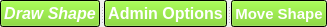
       <widget class="QSplitter" name="splitter">
        <property name="orientation">
         <enum>Qt::Horizontal</enum>
        </property>
        <widget class="QSplitter" name="splitter_2">
         <property name="orientation">
          <enum>Qt::Horizontal</enum>
         </property>
         <widget class="QPushButton" name="draw_btn">
          <property name="sizePolicy">
           <sizepolicy hsizetype="Minimum" vsizetype="Minimum">
            <horstretch>0</horstretch>
            <verstretch>0</verstretch>
           </sizepolicy>
          </property>
          <property name="palette">
           <palette>
            <active>
             <colorrole role="WindowText">
              <brush brushstyle="SolidPattern">
               <color alpha="255">
                <red>0</red>
                <green>0</green>
                <blue>0</blue>
               </color>
              </brush>
             </colorrole>
             <colorrole role="Button">
              <brush brushstyle="SolidPattern">
               <color alpha="255">
                <red>115</red>
                <green>210</green>
                <blue>22</blue>
               </color>
              </brush>
             </colorrole>
             <colorrole role="Light">
              <brush brushstyle="SolidPattern">
               <color alpha="255">
                <red>170</red>
                <green>255</green>
                <blue>87</blue>
               </color>
              </brush>
             </colorrole>
             <colorrole role="Midlight">
              <brush brushstyle="SolidPattern">
               <color alpha="255">
                <red>142</red>
                <green>232</green>
                <blue>54</blue>
               </color>
              </brush>
             </colorrole>
             <colorrole role="Dark">
              <brush brushstyle="SolidPattern">
               <color alpha="255">
                <red>57</red>
                <green>105</green>
                <blue>11</blue>
               </color>
              </brush>
             </colorrole>
             <colorrole role="Mid">
              <brush brushstyle="SolidPattern">
               <color alpha="255">
                <red>76</red>
                <green>140</green>
                <blue>14</blue>
               </color>
              </brush>
             </colorrole>
             <colorrole role="Text">
              <brush brushstyle="SolidPattern">
               <color alpha="255">
                <red>0</red>
                <green>0</green>
                <blue>0</blue>
               </color>
              </brush>
             </colorrole>
             <colorrole role="BrightText">
              <brush brushstyle="SolidPattern">
               <color alpha="255">
                <red>255</red>
                <green>255</green>
                <blue>255</blue>
               </color>
              </brush>
             </colorrole>
             <colorrole role="ButtonText">
              <brush brushstyle="SolidPattern">
               <color alpha="255">
                <red>255</red>
                <green>255</green>
                <blue>255</blue>
               </color>
              </brush>
             </colorrole>
             <colorrole role="Base">
              <brush brushstyle="SolidPattern">
               <color alpha="255">
                <red>255</red>
                <green>255</green>
                <blue>255</blue>
               </color>
              </brush>
             </colorrole>
             <colorrole role="Window">
              <brush brushstyle="SolidPattern">
               <color alpha="255">
                <red>0</red>
                <green>0</green>
                <blue>0</blue>
               </color>
              </brush>
             </colorrole>
             <colorrole role="Shadow">
              <brush brushstyle="SolidPattern">
               <color alpha="255">
                <red>0</red>
                <green>0</green>
                <blue>0</blue>
               </color>
              </brush>
             </colorrole>
             <colorrole role="AlternateBase">
              <brush brushstyle="SolidPattern">
               <color alpha="255">
                <red>185</red>
                <green>232</green>
                <blue>138</blue>
               </color>
              </brush>
             </colorrole>
             <colorrole role="ToolTipBase">
              <brush brushstyle="SolidPattern">
               <color alpha="255">
                <red>255</red>
                <green>255</green>
                <blue>220</blue>
               </color>
              </brush>
             </colorrole>
             <colorrole role="ToolTipText">
              <brush brushstyle="SolidPattern">
               <color alpha="255">
                <red>0</red>
                <green>0</green>
                <blue>0</blue>
               </color>
              </brush>
             </colorrole>
            </active>
            <inactive>
             <colorrole role="WindowText">
              <brush brushstyle="SolidPattern">
               <color alpha="255">
                <red>0</red>
                <green>0</green>
                <blue>0</blue>
               </color>
              </brush>
             </colorrole>
             <colorrole role="Button">
              <brush brushstyle="SolidPattern">
               <color alpha="255">
                <red>115</red>
                <green>210</green>
                <blue>22</blue>
               </color>
              </brush>
             </colorrole>
             <colorrole role="Light">
              <brush brushstyle="SolidPattern">
               <color alpha="255">
                <red>170</red>
                <green>255</green>
                <blue>87</blue>
               </color>
              </brush>
             </colorrole>
             <colorrole role="Midlight">
              <brush brushstyle="SolidPattern">
               <color alpha="255">
                <red>142</red>
                <green>232</green>
                <blue>54</blue>
               </color>
              </brush>
             </colorrole>
             <colorrole role="Dark">
              <brush brushstyle="SolidPattern">
               <color alpha="255">
                <red>57</red>
                <green>105</green>
                <blue>11</blue>
               </color>
              </brush>
             </colorrole>
             <colorrole role="Mid">
              <brush brushstyle="SolidPattern">
               <color alpha="255">
                <red>76</red>
                <green>140</green>
                <blue>14</blue>
               </color>
              </brush>
             </colorrole>
             <colorrole role="Text">
              <brush brushstyle="SolidPattern">
               <color alpha="255">
                <red>0</red>
                <green>0</green>
                <blue>0</blue>
               </color>
              </brush>
             </colorrole>
             <colorrole role="BrightText">
              <brush brushstyle="SolidPattern">
               <color alpha="255">
                <red>255</red>
                <green>255</green>
                <blue>255</blue>
               </color>
              </brush>
             </colorrole>
             <colorrole role="ButtonText">
              <brush brushstyle="SolidPattern">
               <color alpha="255">
                <red>255</red>
                <green>255</green>
                <blue>255</blue>
               </color>
              </brush>
             </colorrole>
             <colorrole role="Base">
              <brush brushstyle="SolidPattern">
               <color alpha="255">
                <red>255</red>
                <green>255</green>
                <blue>255</blue>
               </color>
              </brush>
             </colorrole>
             <colorrole role="Window">
              <brush brushstyle="SolidPattern">
               <color alpha="255">
                <red>0</red>
                <green>0</green>
                <blue>0</blue>
               </color>
              </brush>
             </colorrole>
             <colorrole role="Shadow">
              <brush brushstyle="SolidPattern">
               <color alpha="255">
                <red>0</red>
                <green>0</green>
                <blue>0</blue>
               </color>
              </brush>
             </colorrole>
             <colorrole role="AlternateBase">
              <brush brushstyle="SolidPattern">
               <color alpha="255">
                <red>185</red>
                <green>232</green>
                <blue>138</blue>
               </color>
              </brush>
             </colorrole>
             <colorrole role="ToolTipBase">
              <brush brushstyle="SolidPattern">
               <color alpha="255">
                <red>255</red>
                <green>255</green>
                <blue>220</blue>
               </color>
              </brush>
             </colorrole>
             <colorrole role="ToolTipText">
              <brush brushstyle="SolidPattern">
               <color alpha="255">
                <red>0</red>
                <green>0</green>
                <blue>0</blue>
               </color>
              </brush>
             </colorrole>
            </inactive>
            <disabled>
             <colorrole role="WindowText">
              <brush brushstyle="SolidPattern">
               <color alpha="255">
                <red>57</red>
                <green>105</green>
                <blue>11</blue>
               </color>
              </brush>
             </colorrole>
             <colorrole role="Button">
              <brush brushstyle="SolidPattern">
               <color alpha="255">
                <red>115</red>
                <green>210</green>
                <blue>22</blue>
               </color>
              </brush>
             </colorrole>
             <colorrole role="Light">
              <brush brushstyle="SolidPattern">
               <color alpha="255">
                <red>170</red>
                <green>255</green>
                <blue>87</blue>
               </color>
              </brush>
             </colorrole>
             <colorrole role="Midlight">
              <brush brushstyle="SolidPattern">
               <color alpha="255">
                <red>142</red>
                <green>232</green>
                <blue>54</blue>
               </color>
              </brush>
             </colorrole>
             <colorrole role="Dark">
              <brush brushstyle="SolidPattern">
               <color alpha="255">
                <red>57</red>
                <green>105</green>
                <blue>11</blue>
               </color>
              </brush>
             </colorrole>
             <colorrole role="Mid">
              <brush brushstyle="SolidPattern">
               <color alpha="255">
                <red>76</red>
                <green>140</green>
                <blue>14</blue>
               </color>
              </brush>
             </colorrole>
             <colorrole role="Text">
              <brush brushstyle="SolidPattern">
               <color alpha="255">
                <red>57</red>
                <green>105</green>
                <blue>11</blue>
               </color>
              </brush>
             </colorrole>
             <colorrole role="BrightText">
              <brush brushstyle="SolidPattern">
               <color alpha="255">
                <red>255</red>
                <green>255</green>
                <blue>255</blue>
               </color>
              </brush>
             </colorrole>
             <colorrole role="ButtonText">
              <brush brushstyle="SolidPattern">
               <color alpha="255">
                <red>57</red>
                <green>105</green>
                <blue>11</blue>
               </color>
              </brush>
             </colorrole>
             <colorrole role="Base">
              <brush brushstyle="SolidPattern">
               <color alpha="255">
                <red>0</red>
                <green>0</green>
                <blue>0</blue>
               </color>
              </brush>
             </colorrole>
             <colorrole role="Window">
              <brush brushstyle="SolidPattern">
               <color alpha="255">
                <red>0</red>
                <green>0</green>
                <blue>0</blue>
               </color>
              </brush>
             </colorrole>
             <colorrole role="Shadow">
              <brush brushstyle="SolidPattern">
               <color alpha="255">
                <red>0</red>
                <green>0</green>
                <blue>0</blue>
               </color>
              </brush>
             </colorrole>
             <colorrole role="AlternateBase">
              <brush brushstyle="SolidPattern">
               <color alpha="255">
                <red>115</red>
                <green>210</green>
                <blue>22</blue>
               </color>
              </brush>
             </colorrole>
             <colorrole role="ToolTipBase">
              <brush brushstyle="SolidPattern">
               <color alpha="255">
                <red>255</red>
                <green>255</green>
                <blue>220</blue>
               </color>
              </brush>
             </colorrole>
             <colorrole role="ToolTipText">
              <brush brushstyle="SolidPattern">
               <color alpha="255">
                <red>0</red>
                <green>0</green>
                <blue>0</blue>
               </color>
              </brush>
             </colorrole>
            </disabled>
           </palette>
          </property>
          <property name="font">
           <font>
            <pointsize>12</pointsize>
            <weight>75</weight>
            <italic>true</italic>
            <bold>true</bold>
           </font>
          </property>
          <property name="text">
           <string>Draw Shape</string>
          </property>
         </widget>
         <widget class="QPushButton" name="pushButton_4">
          <property name="sizePolicy">
           <sizepolicy hsizetype="Minimum" vsizetype="Minimum">
            <horstretch>0</horstretch>
            <verstretch>0</verstretch>
           </sizepolicy>
          </property>
          <property name="palette">
           <palette>
            <active>
             <colorrole role="WindowText">
              <brush brushstyle="SolidPattern">
               <color alpha="255">
                <red>0</red>
                <green>0</green>
                <blue>0</blue>
               </color>
              </brush>
             </colorrole>
             <colorrole role="Button">
              <brush brushstyle="SolidPattern">
               <color alpha="255">
                <red>115</red>
                <green>210</green>
                <blue>22</blue>
               </color>
              </brush>
             </colorrole>
             <colorrole role="Light">
              <brush brushstyle="SolidPattern">
               <color alpha="255">
                <red>170</red>
                <green>255</green>
                <blue>87</blue>
               </color>
              </brush>
             </colorrole>
             <colorrole role="Midlight">
              <brush brushstyle="SolidPattern">
               <color alpha="255">
                <red>142</red>
                <green>232</green>
                <blue>54</blue>
               </color>
              </brush>
             </colorrole>
             <colorrole role="Dark">
              <brush brushstyle="SolidPattern">
               <color alpha="255">
                <red>57</red>
                <green>105</green>
                <blue>11</blue>
               </color>
              </brush>
             </colorrole>
             <colorrole role="Mid">
              <brush brushstyle="SolidPattern">
               <color alpha="255">
                <red>76</red>
                <green>140</green>
                <blue>14</blue>
               </color>
              </brush>
             </colorrole>
             <colorrole role="Text">
              <brush brushstyle="SolidPattern">
               <color alpha="255">
                <red>0</red>
                <green>0</green>
                <blue>0</blue>
               </color>
              </brush>
             </colorrole>
             <colorrole role="BrightText">
              <brush brushstyle="SolidPattern">
               <color alpha="255">
                <red>255</red>
                <green>255</green>
                <blue>255</blue>
               </color>
              </brush>
             </colorrole>
             <colorrole role="ButtonText">
              <brush brushstyle="SolidPattern">
               <color alpha="255">
                <red>255</red>
                <green>255</green>
                <blue>255</blue>
               </color>
              </brush>
             </colorrole>
             <colorrole role="Base">
              <brush brushstyle="SolidPattern">
               <color alpha="255">
                <red>255</red>
                <green>255</green>
                <blue>255</blue>
               </color>
              </brush>
             </colorrole>
             <colorrole role="Window">
              <brush brushstyle="SolidPattern">
               <color alpha="255">
                <red>0</red>
                <green>0</green>
                <blue>0</blue>
               </color>
              </brush>
             </colorrole>
             <colorrole role="Shadow">
              <brush brushstyle="SolidPattern">
               <color alpha="255">
                <red>0</red>
                <green>0</green>
                <blue>0</blue>
               </color>
              </brush>
             </colorrole>
             <colorrole role="AlternateBase">
              <brush brushstyle="SolidPattern">
               <color alpha="255">
                <red>185</red>
                <green>232</green>
                <blue>138</blue>
               </color>
              </brush>
             </colorrole>
             <colorrole role="ToolTipBase">
              <brush brushstyle="SolidPattern">
               <color alpha="255">
                <red>255</red>
                <green>255</green>
                <blue>220</blue>
               </color>
              </brush>
             </colorrole>
             <colorrole role="ToolTipText">
              <brush brushstyle="SolidPattern">
               <color alpha="255">
                <red>0</red>
                <green>0</green>
                <blue>0</blue>
               </color>
              </brush>
             </colorrole>
            </active>
            <inactive>
             <colorrole role="WindowText">
              <brush brushstyle="SolidPattern">
               <color alpha="255">
                <red>0</red>
                <green>0</green>
                <blue>0</blue>
               </color>
              </brush>
             </colorrole>
             <colorrole role="Button">
              <brush brushstyle="SolidPattern">
               <color alpha="255">
                <red>115</red>
                <green>210</green>
                <blue>22</blue>
               </color>
              </brush>
             </colorrole>
             <colorrole role="Light">
              <brush brushstyle="SolidPattern">
               <color alpha="255">
                <red>170</red>
                <green>255</green>
                <blue>87</blue>
               </color>
              </brush>
             </colorrole>
             <colorrole role="Midlight">
              <brush brushstyle="SolidPattern">
               <color alpha="255">
                <red>142</red>
                <green>232</green>
                <blue>54</blue>
               </color>
              </brush>
             </colorrole>
             <colorrole role="Dark">
              <brush brushstyle="SolidPattern">
               <color alpha="255">
                <red>57</red>
                <green>105</green>
                <blue>11</blue>
               </color>
              </brush>
             </colorrole>
             <colorrole role="Mid">
              <brush brushstyle="SolidPattern">
               <color alpha="255">
                <red>76</red>
                <green>140</green>
                <blue>14</blue>
               </color>
              </brush>
             </colorrole>
             <colorrole role="Text">
              <brush brushstyle="SolidPattern">
               <color alpha="255">
                <red>0</red>
                <green>0</green>
                <blue>0</blue>
               </color>
              </brush>
             </colorrole>
             <colorrole role="BrightText">
              <brush brushstyle="SolidPattern">
               <color alpha="255">
                <red>255</red>
                <green>255</green>
                <blue>255</blue>
               </color>
              </brush>
             </colorrole>
             <colorrole role="ButtonText">
              <brush brushstyle="SolidPattern">
               <color alpha="255">
                <red>255</red>
                <green>255</green>
                <blue>255</blue>
               </color>
              </brush>
             </colorrole>
             <colorrole role="Base">
              <brush brushstyle="SolidPattern">
               <color alpha="255">
                <red>255</red>
                <green>255</green>
                <blue>255</blue>
               </color>
              </brush>
             </colorrole>
             <colorrole role="Window">
              <brush brushstyle="SolidPattern">
               <color alpha="255">
                <red>0</red>
                <green>0</green>
                <blue>0</blue>
               </color>
              </brush>
             </colorrole>
             <colorrole role="Shadow">
              <brush brushstyle="SolidPattern">
               <color alpha="255">
                <red>0</red>
                <green>0</green>
                <blue>0</blue>
               </color>
              </brush>
             </colorrole>
             <colorrole role="AlternateBase">
              <brush brushstyle="SolidPattern">
               <color alpha="255">
                <red>185</red>
                <green>232</green>
                <blue>138</blue>
               </color>
              </brush>
             </colorrole>
             <colorrole role="ToolTipBase">
              <brush brushstyle="SolidPattern">
               <color alpha="255">
                <red>255</red>
                <green>255</green>
                <blue>220</blue>
               </color>
              </brush>
             </colorrole>
             <colorrole role="ToolTipText">
              <brush brushstyle="SolidPattern">
               <color alpha="255">
                <red>0</red>
                <green>0</green>
                <blue>0</blue>
               </color>
              </brush>
             </colorrole>
            </inactive>
            <disabled>
             <colorrole role="WindowText">
              <brush brushstyle="SolidPattern">
               <color alpha="255">
                <red>57</red>
                <green>105</green>
                <blue>11</blue>
               </color>
              </brush>
             </colorrole>
             <colorrole role="Button">
              <brush brushstyle="SolidPattern">
               <color alpha="255">
                <red>115</red>
                <green>210</green>
                <blue>22</blue>
               </color>
              </brush>
             </colorrole>
             <colorrole role="Light">
              <brush brushstyle="SolidPattern">
               <color alpha="255">
                <red>170</red>
                <green>255</green>
                <blue>87</blue>
               </color>
              </brush>
             </colorrole>
             <colorrole role="Midlight">
              <brush brushstyle="SolidPattern">
               <color alpha="255">
                <red>142</red>
                <green>232</green>
                <blue>54</blue>
               </color>
              </brush>
             </colorrole>
             <colorrole role="Dark">
              <brush brushstyle="SolidPattern">
               <color alpha="255">
                <red>57</red>
                <green>105</green>
                <blue>11</blue>
               </color>
              </brush>
             </colorrole>
             <colorrole role="Mid">
              <brush brushstyle="SolidPattern">
               <color alpha="255">
                <red>76</red>
                <green>140</green>
                <blue>14</blue>
               </color>
              </brush>
             </colorrole>
             <colorrole role="Text">
              <brush brushstyle="SolidPattern">
               <color alpha="255">
                <red>57</red>
                <green>105</green>
                <blue>11</blue>
               </color>
              </brush>
             </colorrole>
             <colorrole role="BrightText">
              <brush brushstyle="SolidPattern">
               <color alpha="255">
                <red>255</red>
                <green>255</green>
                <blue>255</blue>
               </color>
              </brush>
             </colorrole>
             <colorrole role="ButtonText">
              <brush brushstyle="SolidPattern">
               <color alpha="255">
                <red>57</red>
                <green>105</green>
                <blue>11</blue>
               </color>
              </brush>
             </colorrole>
             <colorrole role="Base">
              <brush brushstyle="SolidPattern">
               <color alpha="255">
                <red>0</red>
                <green>0</green>
                <blue>0</blue>
               </color>
              </brush>
             </colorrole>
             <colorrole role="Window">
              <brush brushstyle="SolidPattern">
               <color alpha="255">
                <red>0</red>
                <green>0</green>
                <blue>0</blue>
               </color>
              </brush>
             </colorrole>
             <colorrole role="Shadow">
              <brush brushstyle="SolidPattern">
               <color alpha="255">
                <red>0</red>
                <green>0</green>
                <blue>0</blue>
               </color>
              </brush>
             </colorrole>
             <colorrole role="AlternateBase">
              <brush brushstyle="SolidPattern">
               <color alpha="255">
                <red>115</red>
                <green>210</green>
                <blue>22</blue>
               </color>
              </brush>
             </colorrole>
             <colorrole role="ToolTipBase">
              <brush brushstyle="SolidPattern">
               <color alpha="255">
                <red>255</red>
                <green>255</green>
                <blue>220</blue>
               </color>
              </brush>
             </colorrole>
             <colorrole role="ToolTipText">
              <brush brushstyle="SolidPattern">
               <color alpha="255">
                <red>0</red>
                <green>0</green>
                <blue>0</blue>
               </color>
              </brush>
             </colorrole>
            </disabled>
           </palette>
          </property>
          <property name="font">
           <font>
            <pointsize>12</pointsize>
            <weight>75</weight>
            <bold>true</bold>
           </font>
          </property>
          <property name="text">
           <string>Admin Options</string>
          </property>
         </widget>
         <widget class="QPushButton" name="move_btn">
          <property name="sizePolicy">
           <sizepolicy hsizetype="Minimum" vsizetype="Minimum">
            <horstretch>0</horstretch>
            <verstretch>0</verstretch>
           </sizepolicy>
          </property>
          <property name="palette">
           <palette>
            <active>
             <colorrole role="Button">
              <brush brushstyle="SolidPattern">
               <color alpha="255">
                <red>115</red>
                <green>210</green>
                <blue>22</blue>
               </color>
              </brush>
             </colorrole>
             <colorrole role="Text">
              <brush brushstyle="SolidPattern">
               <color alpha="255">
                <red>238</red>
                <green>238</green>
                <blue>236</blue>
               </color>
              </brush>
             </colorrole>
             <colorrole role="ButtonText">
              <brush brushstyle="SolidPattern">
               <color alpha="255">
                <red>255</red>
                <green>255</green>
                <blue>255</blue>
               </color>
              </brush>
             </colorrole>
             <colorrole role="Base">
              <brush brushstyle="SolidPattern">
               <color alpha="255">
                <red>255</red>
                <green>255</green>
                <blue>255</blue>
               </color>
              </brush>
             </colorrole>
             <colorrole role="Window">
              <brush brushstyle="SolidPattern">
               <color alpha="255">
                <red>0</red>
                <green>0</green>
                <blue>0</blue>
               </color>
              </brush>
             </colorrole>
            </active>
            <inactive>
             <colorrole role="Button">
              <brush brushstyle="SolidPattern">
               <color alpha="255">
                <red>115</red>
                <green>210</green>
                <blue>22</blue>
               </color>
              </brush>
             </colorrole>
             <colorrole role="Text">
              <brush brushstyle="SolidPattern">
               <color alpha="255">
                <red>238</red>
                <green>238</green>
                <blue>236</blue>
               </color>
              </brush>
             </colorrole>
             <colorrole role="ButtonText">
              <brush brushstyle="SolidPattern">
               <color alpha="255">
                <red>255</red>
                <green>255</green>
                <blue>255</blue>
               </color>
              </brush>
             </colorrole>
             <colorrole role="Base">
              <brush brushstyle="SolidPattern">
               <color alpha="255">
                <red>255</red>
                <green>255</green>
                <blue>255</blue>
               </color>
              </brush>
             </colorrole>
             <colorrole role="Window">
              <brush brushstyle="SolidPattern">
               <color alpha="255">
                <red>0</red>
                <green>0</green>
                <blue>0</blue>
               </color>
              </brush>
             </colorrole>
            </inactive>
            <disabled>
             <colorrole role="Button">
              <brush brushstyle="SolidPattern">
               <color alpha="255">
                <red>115</red>
                <green>210</green>
                <blue>22</blue>
               </color>
              </brush>
             </colorrole>
             <colorrole role="Text">
              <brush brushstyle="SolidPattern">
               <color alpha="255">
                <red>190</red>
                <green>190</green>
                <blue>190</blue>
               </color>
              </brush>
             </colorrole>
             <colorrole role="ButtonText">
              <brush brushstyle="SolidPattern">
               <color alpha="255">
                <red>190</red>
                <green>190</green>
                <blue>190</blue>
               </color>
              </brush>
             </colorrole>
             <colorrole role="Base">
              <brush brushstyle="SolidPattern">
               <color alpha="255">
                <red>0</red>
                <green>0</green>
                <blue>0</blue>
               </color>
              </brush>
             </colorrole>
             <colorrole role="Window">
              <brush brushstyle="SolidPattern">
               <color alpha="255">
                <red>0</red>
                <green>0</green>
                <blue>0</blue>
               </color>
              </brush>
             </colorrole>
            </disabled>
           </palette>
          </property>
          <property name="font">
           <font>
            <pointsize>11</pointsize>
            <weight>75</weight>
            <bold>true</bold>
           </font>
          </property>
          <property name="text">
           <string>Move Shape</string>
          </property>
         </widget>
        </widget>
       </widget>
